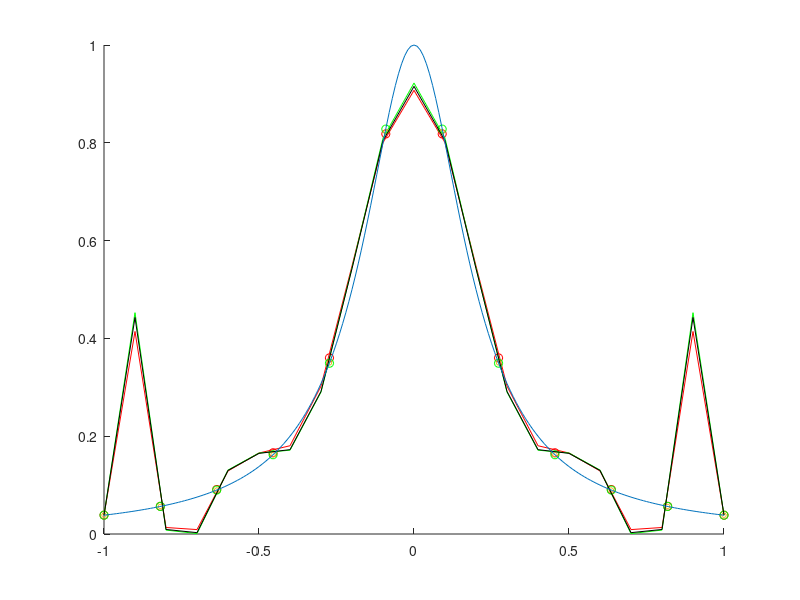

The MATLAB script that drew this image:
clear
clc
clf
x=-1:.1:1;
y=1./(1+25*x.^2);
n=11;
hold on

%Piecewise linear interpolation
xa=linspace(-1,1,n+1);
ya=interp1(x,y,xa,'linear');
scatter(xa,ya,'r');
pa=polyfit(xa,ya,n);
Fa=polyval(pa,x);
plot(x,Fa,'r')

%Piecewise cubic spline interpolation
xb=linspace(-1,1,n+1);
yb=interp1(x,y,xb,'spline');
scatter(xb,yb,'g')
pb=polyfit(xb,yb,n);
Fb=polyval(pb,x);
plot(x,Fb,'g')

%Piecewise cubic hermite interpolation
xc=linspace(-1,1,n+1);
yc=interp1(x,y,xc,'pchip');
scatter(xc,yc,n);
pc=polyfit(xc,yc,n);
Fc=polyval(pc,x);
plot(x,Fc,'k')

u=@(v)1./(1+25*v.^2);
v=-1:.01:1;
plot(v,u(v))
